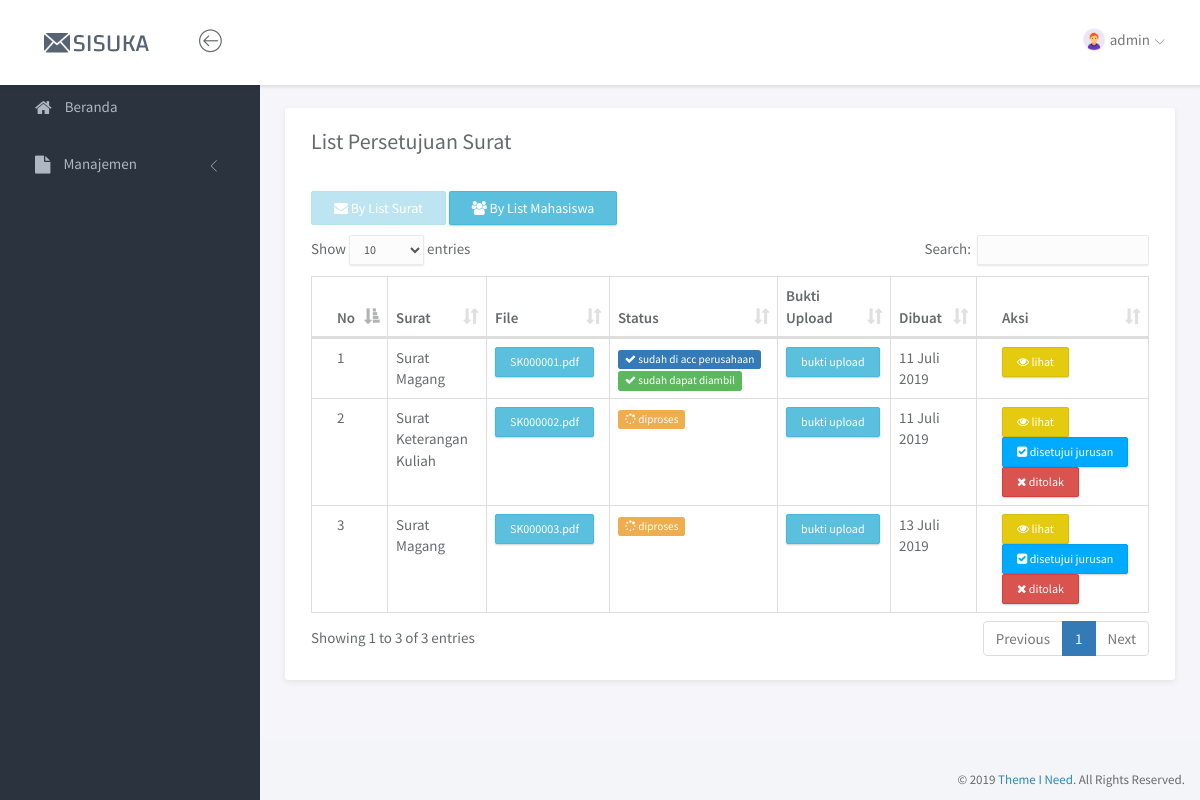
The page /index.php?page=listsurat (signed in) on the database as committed earlier.
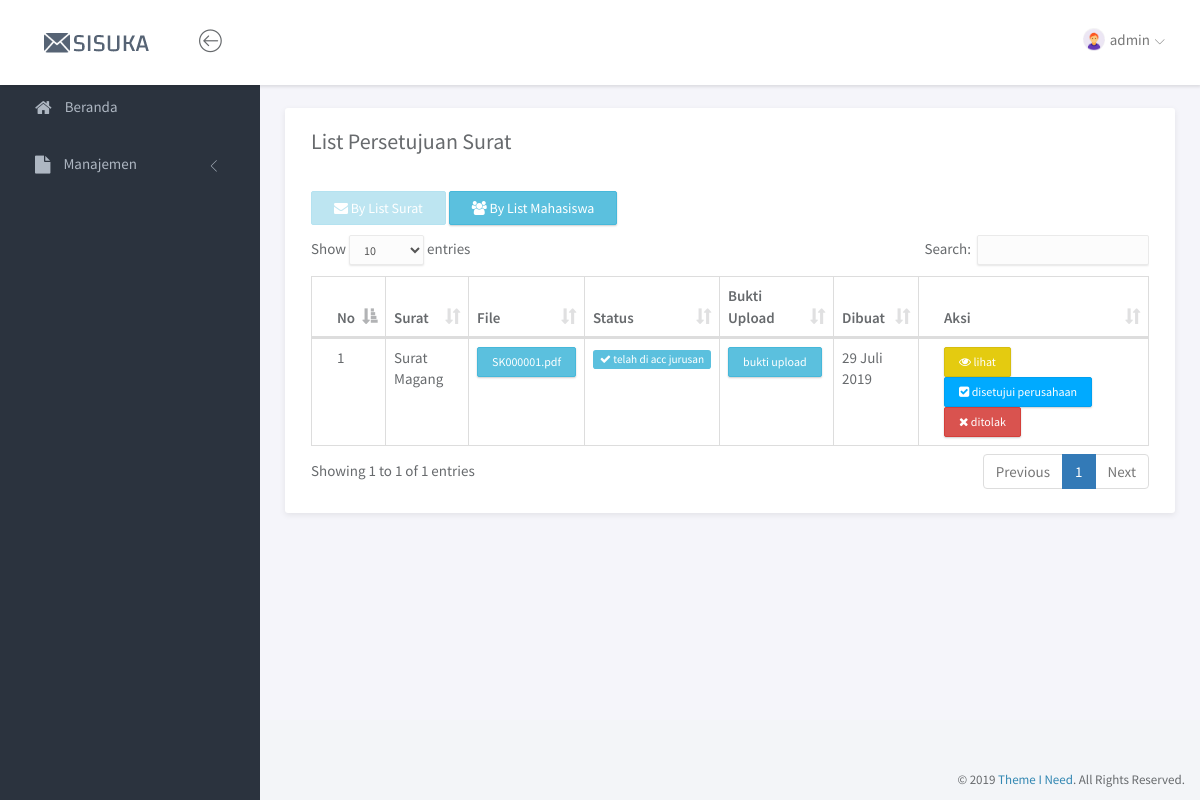
The same page on the database as committed later.
### tables this page shows
CREATE TABLE `tbl_suratkonfirmasi` (
  `id_suratkonfirmasi` varchar(15) NOT NULL,
  `id_kategori` varchar(15) NOT NULL,
  `status_surat` int(1) NOT NULL,
  `file_surat` text NOT NULL,
  `file_upload` text,
  `data` text NOT NULL,
  `created_at` date DEFAULT NULL,
  `acc_at` date DEFAULT NULL
);

CREATE TABLE `tbl_kategorisurat` (
  `id_kategori` varchar(15) NOT NULL,
  `nama` varchar(50) NOT NULL,
  `kode` varchar(5) NOT NULL,
  `file` text,
  `ket` text
);

### page/listsurat/listsurat.php (the view, shortened to what the changed rows need)
<div class="panel panel-headline">
    <div class="panel-heading">
        <div class="row">
            <div class="col-md-12">
                <div class="pull-left">
                    <h3 class="panel-title">List Persetujuan Surat</h3>
                </div>
            </div>
        </div>
    </div>
    <div class="panel-body">
        <div class="row" style="margin-bottom: 10px;">
            <div class="col-md-12">
                <button id="btnListSurat" class="btn btn-info" style="outline:none;"><i class="fa fa-envelope"></i> By List Surat</button>
                <button id="btnListMhs" class="btn btn-info" style="outline:none;"><i class="fa fa-users"></i> By List Mahasiswa</button>
            </div>
        </div>
        <div class="row">
            <div class="col-md-12">
                <div id="listSurat" class="table-responsive">
                    <table class="table table-bordered example">
                        <thead>
                            <tr>
                                <th>No</th>
                                <th>Surat</th>
                                <th>File</th>
                                <th>Status</th>
                                <th>Bukti Upload</th>
                                <th>Dibuat</th>
                                <th>Aksi</th>
                            </tr>
                        </thead>
                        <tbody>
                            <?php
                            $no = 1;
                            $q = mysqli_query($conn, "SELECT * FROM tbl_suratkonfirmasi
                                                    JOIN tbl_kategorisurat ON tbl_suratkonfirmasi.id_kategori=tbl_kategorisurat.id_kategori");
                            while($data=mysqli_fetch_array($q)){
                                ?>
                                <tr>
                                    <td><?= $no ?></td>
                                    <td><?= $data['nama'] ?></td>
                                    <td><a href="file/surat/<?=$data['file_surat'] ?>" class="btn btn-info btn-xs" target="_blank" title="lihat file"><?= $data['file_surat'] ?></a></td>
                                    <td><?= getStatus($data['id_kategori'],$data['status_surat']) ?></td>
                                    <td><?= (!empty($data['file_surat'])) ? '<a class="btn btn-info btn-xs" href="file/'.$data['file_upload'].'" target="_blank">bukti upload</a>' : '' ?></td>
                                    <td><?= tanggal_indo($data['created_at']) ?></td>
                                    <td>
                                        <a href="?page=listsuratlihat&id=<?= $data['id_suratkonfirmasi'] ?>" class="btn btn-warning btn-xs"><i class="fa fa-eye"></i> lihat</a>
                                        <?php if ($data['id_kategori'] == 'KSURAT002'){
                                                if($data['status_surat'] == 2){ ?>
                                            <a href="?page=listsuratacc&id=<?= $data['id_suratkonfirmasi'] ?>" class="btn btn-primary btn-xs"><i class="fa fa-check-square"></i> disetujui jurusan</a>
                                            <a href="?page=listsurattolak&id=<?= $data['id_suratkonfirmasi'] ?>" class="btn btn-danger btn-xs"><i class="fa fa-remove"></i> ditolak</a>
                                            <?php } ?>
                                            <?php if($data['status_surat'] == 1){ ?>
                                            <a href="?page=listsurataccperusahaan&id=<?= $data['id_suratkonfirmasi'] ?>" class="btn btn-primary btn-xs"><i class="fa fa-check-square"></i> disetujui perusahaan</a>
                                            <a href="?page=listsurattolak&id=<?= $data['id_suratkonfirmasi'] ?>" class="btn btn-danger btn-xs"><i class="fa fa-remove"></i> ditolak</a>
                                            <?php }} else {
                                                if($data['status_surat'] == 2){ ?>
                                                <a href="?page=listsuratacc&id=<?= $data['id_suratkonfirmasi'] ?>" class="btn btn-primary btn-xs"><i class="fa fa-check-square"></i> disetujui jurusan</a>
                                                <a href="?page=listsurattolak&id=<?= $data['id_suratkonfirmasi'] ?>" class="btn btn-danger btn-xs"><i class="fa fa-remove"></i> ditolak</a>
                                        <?php }} ?>
                                    </td>
                                </tr>
                            <?php $no++; }?>
                        </tbody>
                    </table>
                </div>
            </div>
        </div>
    </div>
</div>

### service.php (shortened to what the changed rows need)
<?php
function getStatus($id,$params){
    if ($id == 'KSURAT002'){
        switch ($params) {
            case 1:
                $nil = '<span class="label label-info"><i class="fa fa-check"></i> telah di acc jurusan</span>';
                break;
            case 2:
                $nil = '<span class="label label-warning"><i class="fa fa-spinner fa-pulse"></i> diproses</span>';
                break;
            case 3:
                $nil = '<span class="label label-primary"><i class="fa fa-check"></i> sudah di acc perusahaan</span><br>'.
                        '<span class="label label-success"><i class="fa fa-check"></i> sudah dapat diambil</span>';
            break;
        }
    } else {
        switch ($params) {
            case 2:
                $nil = '<span class="label label-warning"><i class="fa fa-spinner fa-pulse"></i> diproses</span>';
                break;
        }
    }
    return $nil;
}
function tanggal_indo($tanggal){
	$bulan = array (1 =>   'Januari', 'Februari', 'Maret', 'April', 'Mei', 'Juni',
				'Juli', 'Agustus', 'September', 'Oktober', 'November', 'Desember');
	$split = explode('-', $tanggal);
	return $split[2].' '.$bulan[(int)$split[1]].' '.$split[0];
}
?>

Rows that differ between the two databases and show on the page:
removed tbl_suratkonfirmasi: id_kategori.nama "Surat Keterangan Kuliah", file_surat "SK000002.pdf", status_surat 2 (drawn), created_at "11 Juli 2019"
removed tbl_suratkonfirmasi: id_kategori.nama "Surat Magang", file_surat "SK000003.pdf", status_surat 2 (drawn), created_at "13 Juli 2019"
changed tbl_suratkonfirmasi "SK000001.pdf": created_at "11 Juli 2019" → "29 Juli 2019"; now shows "telah di acc jurusan disetujui perusahaan ditolak"; no longer shows "sudah di acc perusahaan sudah dapat diambil"
Other text that changed with them:
text written by a page script: "Show entries Search: Showing 1 to 3 of 3 entries Previous 1 Next" → "Show entries Search: Showing 1 to 1 of 1 entries Previous 1 Next"
